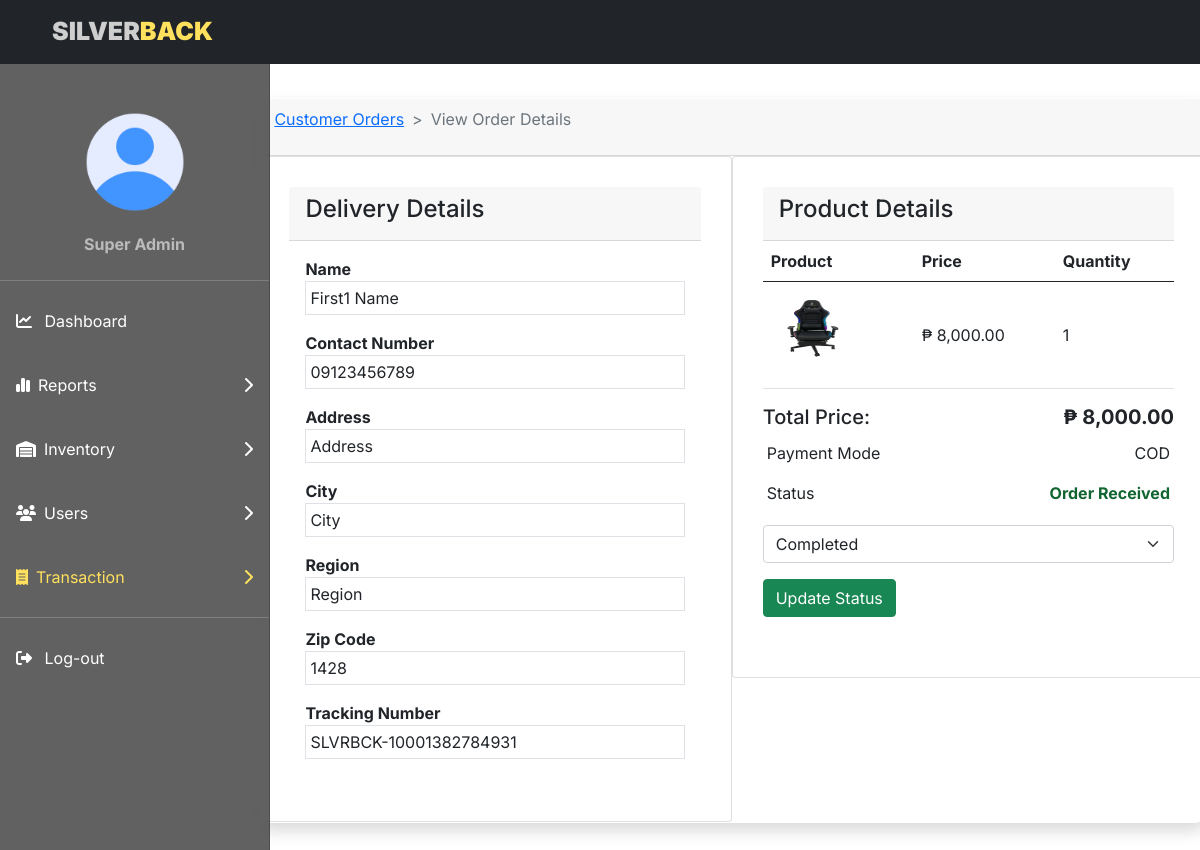
Screenshot of /admin/vieworder.php?track_no=SLVRBCK-10001382784931 (signed in) with the database file from the repository.
### tables this page shows
CREATE TABLE `users` (
  `user_id` int(11) NOT NULL,
  `username` varchar(100) NOT NULL,
  `user_email` varchar(100) NOT NULL,
  `user_password` varchar(100) NOT NULL,
  `fname` varchar(50) NOT NULL,
  `lname` varchar(50) NOT NULL,
  `contactnum` varchar(12) NOT NULL,
  `birthday` date NOT NULL,
  `address` varchar(100) NOT NULL,
  `city` varchar(50) NOT NULL,
  `region` varchar(50) NOT NULL,
  `zip` int(10) NOT NULL,
  `image` varchar(100) DEFAULT NULL,
  `role` tinyint(4) NOT NULL DEFAULT 0,
  `ip_add` varchar(12) NOT NULL,
  `token` varchar(40) NOT NULL,
  `created_at` timestamp NOT NULL DEFAULT current_timestamp(),
  `lastactivity` timestamp NULL DEFAULT current_timestamp()
);

CREATE TABLE `orders` (
  `order_id` int(11) NOT NULL,
  `tracking_no` varchar(100) NOT NULL,
  `user_id` int(100) NOT NULL,
  `total_price` decimal(7,2) NOT NULL,
  `payment_mode` varchar(100) NOT NULL,
  `payment_id` varchar(100) DEFAULT NULL,
  `order_status` tinyint(4) NOT NULL DEFAULT 0,
  `order_status1` tinyint(4) NOT NULL DEFAULT 0,
  `comments` varchar(200) DEFAULT NULL,
  `order_date` timestamp NOT NULL DEFAULT current_timestamp()
);

CREATE TABLE `products` (
  `prod_id` int(11) NOT NULL,
  `cat_id` int(11) NOT NULL,
  `prod_name` varchar(50) NOT NULL,
  `prod_index` varchar(50) NOT NULL,
  `prod_description` mediumtext NOT NULL,
  `prod_price` decimal(7,2) NOT NULL,
  `prod_image` varchar(100) NOT NULL,
  `prod_img1` varchar(20) NOT NULL,
  `prod_img2` varchar(20) NOT NULL,
  `prod_img3` varchar(20) NOT NULL,
  `prod_qty` int(11) NOT NULL,
  `prod_status` tinyint(4) NOT NULL,
  `prod_trending` tinyint(4) NOT NULL,
  `prod_keywords` mediumtext NOT NULL,
  `created_at` timestamp NOT NULL DEFAULT current_timestamp()
);

CREATE TABLE `order_item` (
  `oitem_id` int(11) NOT NULL,
  `order_id` int(100) NOT NULL,
  `prod_id` int(100) NOT NULL,
  `oitem_qty` int(100) NOT NULL,
  `oitem_price` decimal(7,2) NOT NULL,
  `oitem_date` timestamp NOT NULL DEFAULT current_timestamp()
);

### admin/vieworder.php (the view, shortened to what the rows shown need)
<?php
include('./admin.php');
if (isset($_GET['track_no'])) {
    $order_data = $_GET['track_no'];
    $q = "SELECT o.*,o.order_status AS stat, o.order_status1 AS stat1, o.total_price AS totalp, o.user_id, u.*,u.user_id FROM orders AS o INNER JOIN users u ON o.user_id = u.user_id WHERE tracking_no = '$order_data'";
    $res = mysqli_query($conn, $q);
?>
    <?php
} else {
    ?>
    <h4>Something Went Wrong</h4>
<?php
    die();
}
$d = mysqli_fetch_array($res);
?>
<!DOCTYPE html>
<html lang="en">
<head>
    <link href="https://cdn.jsdelivr.net/npm/bootstrap@5.0.2/dist/css/bootstrap.min.css" rel="stylesheet">
    <link rel="stylesheet" href="https://cdnjs.cloudflare.com/ajax/libs/font-awesome/6.2.1/css/all.min.css">
    <link rel="stylesheet" href="//cdn.jsdelivr.net/npm/alertifyjs@1.13.1/build/css/alertify.min.css" />
    <link rel="stylesheet" href="//cdn.jsdelivr.net/npm/alertifyjs@1.13.1/build/css/themes/bootstrap.min.css" />
    <link rel="stylesheet" type="text/css" href="home.css" />
</head>
<body>
    <div style="background: rgba( 70, 70, 70, 0.85 );
    backdrop-filter: blur( 15px );
    -webkit-backdrop-filter: blur( 15px ); top:64px" class="offcanvas offcanvas-start sidebar-nav" tabindex="-1" id="sidebar">
        <div class="offcanvas-body p-0">
            <nav class="navbar-dark">
                <ul class="navbar-nav">
                    <br><br>
                    <div class="uprofile">
                        <?php
                        $profile = getProfile();
                        if (mysqli_num_rows($profile) > 0) {
                            foreach ($profile as $dp => $pro) {
                        ?>
                                <center class="profile">
                                    <img src='./profile/<?php echo $pro['image'] ?>' style="width:100px;height:100px;border-radius: 50%" />
                                    <p style="color: #bbb;font-weight: 700;margin-top:20px;margin-bottom: 10px"><?php echo $pro['fname'] ?> <?php echo $pro['lname'] ?></p>
                                </center>
                        <?php
                            }
                        }
                        ?>
                    </div>
                </ul>
            </nav>
        </div>
    </div>
    <div class="container">
        <div class="row">
            <div class="col-md-12 py-md-5 mx-md-5">
                <div class="card1 shadow">
                    <div class="col-md-6 float-end">
                        <div class="card">
                            <table class="table">
                                <thead>
                                    <tr>
                                        <th>Product</th>
                                        <th>Price</th>
                                        <th>Quantity</th>
                                    </tr>
                                </thead>
                                <tbody>
                                    <?php
                                    $o_query = "SELECT o.order_id, o.tracking_no, o.user_id, oi.*,oi.oitem_qty AS order_qty,p.*,p.prod_image AS prod_image,u.*,u.user_id FROM orders o INNER JOIN users AS u ON o.user_id = u.user_id INNER JOIN order_item oi ON o.order_id = oi.order_id INNER JOIN products p ON oi.prod_id = p.prod_id WHERE o.tracking_no = '$order_data' ";
                                    $oq_run = mysqli_query($conn, $o_query);
                                    if (mysqli_num_rows($oq_run) > 0) {
                                        foreach ($oq_run as $itemdt => $output) {
                                    ?>
                                            <tr>
                                                <td class="align-middle">
                                                    <img src="./images/<?php echo $output['prod_image']; ?>" alt="<?php echo $output['prod_name']; ?>" style="width: 90px; height: 90px;">
                                                </td>
                                                <td class="align-middle">₱ <?php echo number_format($output['prod_price'] * $output['order_qty'], 2) ?></td>
                                                <td class="align-middle"><?php echo $output['order_qty'] ?></td>
                                            </tr>
                                    <?php
                                        }
                                    }
                                    ?>
                                </tbody>
                            </table>
                            <h5>Total Price: <span class="float-end fw-bold">₱ <?= number_format($d['totalp'], 2); ?></span></h5>
                            <p class="p-1 mb-2">
                                <label for="">Payment Mode</label>
                                <span class="float-end"><?php echo $d['payment_mode']; ?></span>
                            </p>
                            <p class="p-1 mb-3">
                            <form action="./code.php" method="POST">
                                <select name="o_status" class="form-select">
                                    <?php
                                    if ($d['stat'] == 0) {
                                    ?>
                                        <option value="0" <?= $d['order_status'] == 0 ? "Selected" : "" ?>>Pending</option>
                                        <option value="1" <?= $d['order_status'] == 1 ? "Selected" : "" ?>>On Delivery</option>
                                    <?php
                                    } elseif ($d['stat'] == 1 && $d['stat1'] == 0) {
                                    ?>
                                        <option value="0" <?= $d['order_status'] == 0 ? "Selected" : "" ?>>Pending</option>
                                        <option value="1" <?= $d['order_status'] == 1 ? "Selected" : "" ?>>On Delivery</option>
                                    <?php
                                    } else {
                                    ?>
                                        <option value="2" <?= $d['order_status'] == 2 ? "Selected" : "" ?>>Completed</option>
                                    <?php
                                    }
                                    ?>
                                </select>
                                <button type="submit" class="btn btn-success mt-3" name="update_order">Update Status</button>
                            </form>
                            </p>
                        </div>
                    </div>
                    <div class="col-md-6">
                        <div class="card">
                            <div class="card-body">
                                <div class="row">
                                    <div class="col-md-12">
                                        <div class="row">
                                            <div class="col-md-12 mb-3">
                                                <label class="fw-bold">Name</label>
                                                <div class="border p-1">
                                                    <?= $d['fname']; ?> <?= $d['lname']; ?>
                                                </div>
                                            </div>
                                            <div class="col-md-12 mb-3">
                                                <label class="fw-bold">Contact Number</label>
                                                <div class="border p-1">
                                                    <?= $d['contactnum']; ?>
                                                </div>
                                            </div>
                                            <div class="col-md-12 mb-3">
                                                <label class="fw-bold">Address</label>
                                                <div class="border p-1">
                                                    <?= $d['address']; ?>
                                                </div>
                                            </div>
                                            <div class="col-md-12 mb-3">
                                                <label class="fw-bold">City</label>
                                                <div class="border p-1">
                                                    <?= $d['city']; ?>
                                                </div>
                                            </div>
                                            <div class="col-md-12 mb-3">
                                                <label class="fw-bold">Region</label>
                                                <div class="border p-1">
                                                    <?= $d['region']; ?>
                                                </div>
                                            </div>
                                            <div class="col-md-12 mb-3">
                                                <label class="fw-bold">Zip Code</label>
                                                <div class="border p-1">
                                                    <?= $d['zip']; ?>
                                                </div>
                                            </div>
                                            <div class="col-md-12 mb-3">
                                                <label class="fw-bold">Tracking Number</label>
                                                <div class="border p-1">
                                                    <?= $d['tracking_no']; ?>
                                                </div>
                                            </div>
                                        </div>
                                    </div>
                                </div>
                            </div>
                        </div>
                    </div>
                </div>
            </div>
        </div>
    </div>
</body>
</html>

### rows the page displays
users: image (placeholder picture), fname "Super", lname "Admin"
orders: products.prod_image+prod_name (picture), products.prod_price "8,000.00", order_item.oitem_qty "1", total_price "8,000.00", payment_mode "COD", o_status "Completed", user.fname "First1", user.lname "Name", user.contactnum "09123456789", user.address "Address", user.city "City", user.region "Region", user.zip "1428", tracking_no "SLVRBCK-10001382784931"
